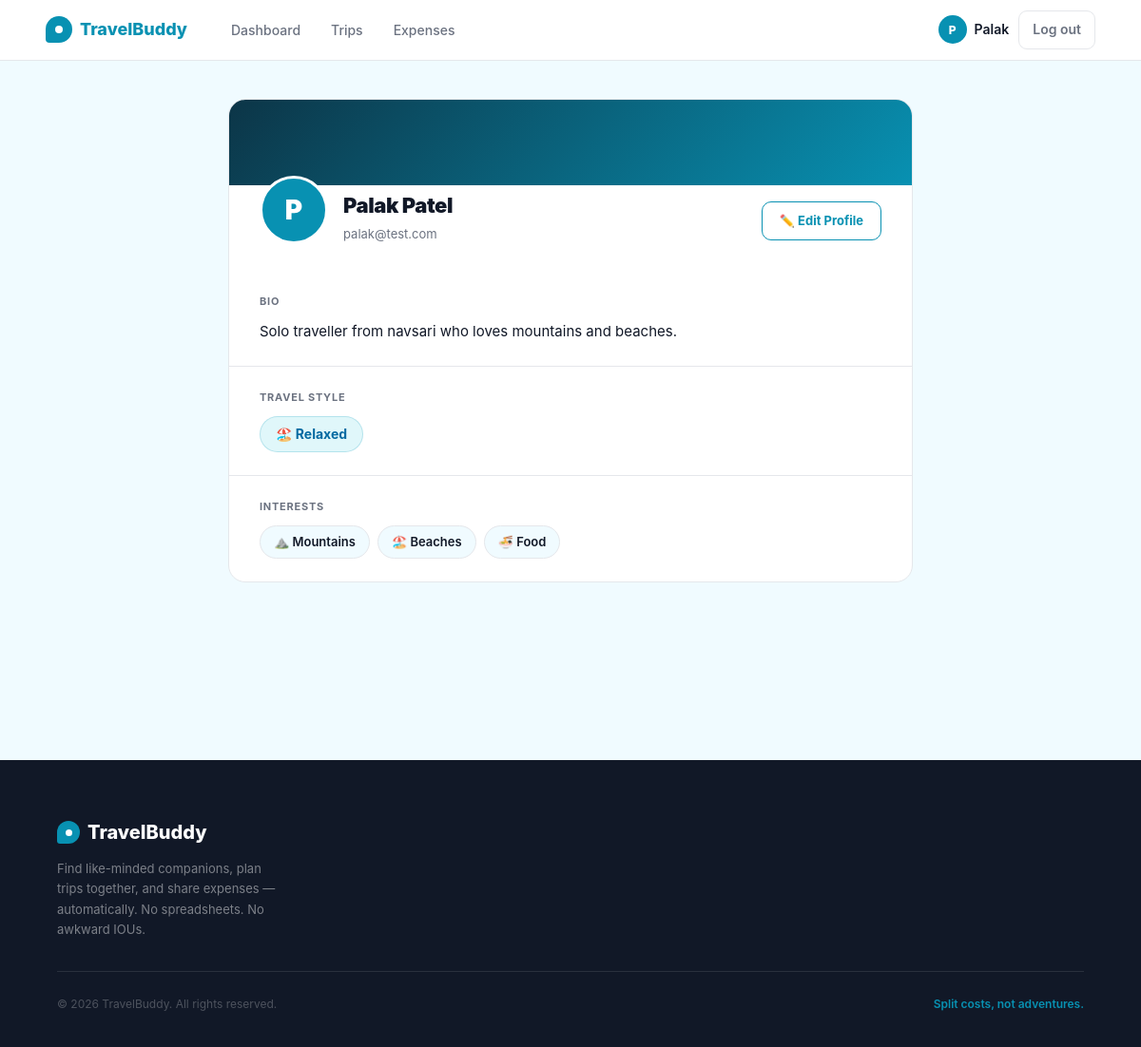
Screenshot of /profile (signed in) with the database file from the repository.
### app/models.py (models this page shows, shortened)
class User(db.Model, UserMixin):
    __tablename__ = 'users'
    id             = db.Column(db.Integer, primary_key=True)
    name           = db.Column(db.String(100), nullable=False)
    email          = db.Column(db.String(150), unique=True, nullable=False)
    password_hash  = db.Column(db.String(255), nullable=False)
    travel_style   = db.Column(db.String(50), default='flexible')
    bio            = db.Column(db.Text, default='')
    interests      = db.Column(db.String(255), default='')
    phone          = db.Column(db.String(20), default='')
    created_at     = db.Column(db.DateTime, default=lambda: datetime.now(timezone.utc))
    def interests_list(self):
        return [i.strip() for i in self.interests.split(',') if i.strip()] if self.interests else []
    owned_trips    = db.relationship('Trip', back_populates='owner', lazy='dynamic')
    memberships    = db.relationship('TripMember', back_populates='user', lazy='dynamic')
    expenses_paid  = db.relationship('Expense', back_populates='paid_by', lazy='dynamic')

### app/profile/routes.py (the view)
@profile.route('/profile')
@login_required
def view():
    return render_template('profile/view.html')

### app/models.py (called while the page is built)
@login_manager.user_loader
def load_user(user_id):
    return db.session.get(User, int(user_id))

### app/templates/profile/view.html (shortened to what this page needs)
{% extends "base.html" %}
{% block content %}
<div class="profile-page">
  <div class="profile-inner">
    <div class="profile-card">
      <div class="profile-cover"></div>
      <div class="profile-identity">
        <div style="display:flex;align-items:flex-end;gap:16px;flex-wrap:wrap;">
          <div class="profile-avatar">{{ current_user.name[0].upper() }}</div>
          <div class="profile-name-block">
            <div class="profile-name">{{ current_user.name }}</div>
            <div class="profile-email">{{ current_user.email }}</div>
          </div>
        </div>
        <a href="{{ url_for('profile.edit') }}" class="btn-edit">✏️ Edit Profile</a>
      </div>
      <div class="profile-section">
        <div class="section-label">Bio</div>
        {% if current_user.bio %}
          <p class="bio-text">{{ current_user.bio }}</p>
        {% else %}
          <p class="bio-empty">No bio yet. <a href="{{ url_for('profile.edit') }}" style="color:var(--green);font-weight:600;">Add one →</a></p>
        {% endif %}
      </div>
      <div class="profile-section">
        <div class="section-label">Travel Style</div>
        {% set style_icons = {
          'adventurous': '🧗',
          'relaxed':     '🏖️',
          'budget':      '💰',
          'flexible':    '🌀'
        } %}
        <span class="style-badge">
          {{ style_icons.get(current_user.travel_style, '🌀') }}
          {{ current_user.travel_style | capitalize }}
        </span>
      </div>
      <div class="profile-section">
        <div class="section-label">Interests</div>
        {% set interest_icons = {
          'Mountains':  '⛰️',
          'Beaches':    '🏖️',
          'Heritage':   '🏛️',
          'Food':       '🍜',
          'Wildlife':   '🐯',
          'Road Trips': '🚗'
        } %}
        {% if current_user.interests_list() %}
          <div class="interests-list">
            {% for interest in current_user.interests_list() %}
              <span class="interest-tag">
                {{ interest_icons.get(interest, '✨') }} {{ interest }}
              </span>
            {% endfor %}
          </div>
        {% else %}
          <p class="no-interests">No interests added yet. <a href="{{ url_for('profile.edit') }}" style="color:var(--green);font-weight:600;">Add some →</a></p>
        {% endif %}
      </div>
    </div>
  </div>
</div>
{% endblock %}

### app/templates/base.html (shortened to what this page needs)
<!DOCTYPE html>
<html lang="en">
<head>
</head>
<body>
<nav>
  <a href="{{ url_for('main.home') }}" class="logo">
    <div class="logo-icon"></div>
    TravelBuddy
  </a>
  {% if current_user.is_authenticated %}
    <ul class="nav-links">
      <li><a href="{{ url_for('dashboard.index') }}" {% if request.endpoint == 'dashboard.index' %}class="active"{% endif %}>Dashboard</a></li>
      <li><a href="{{ url_for('trips.index') }}" {% if request.endpoint and request.endpoint.startswith('trips.') %}class="active"{% endif %}>Trips</a></li>
      <li><a href="{{ url_for('expenses.my_expenses') }}" {% if request.endpoint == 'expenses.my_expenses' %}class="active"{% endif %}>Expenses</a></li>
    </ul>
    <div class="nav-right">
      <div class="nav-user">
        <div class="nav-avatar">{{ current_user.name[0].upper() }}</div>
        <a href="{{ url_for('profile.view') }}" style="color:inherit;">{{ current_user.name.split()[0] }}</a>
      </div>
      <a href="{{ url_for('auth.logout') }}" class="btn-logout">Log out</a>
    </div>
  {% endif %}
</nav>
{% block content %}{% endblock %}
<footer>
  <div class="footer-inner">
    <div class="footer-top">
      <div class="footer-brand">
        <div class="footer-logo">
          <div class="footer-logo-icon"></div>
          TravelBuddy
        </div>
        <p>Find like-minded companions, plan trips together, and share expenses — automatically. No spreadsheets. No awkward IOUs.</p>
      </div>
    </div>
    <div class="footer-bottom">
      <p class="footer-copy">© 2026 TravelBuddy. All rights reserved.</p>
      <p class="footer-tagline-bottom">Split costs, not adventures.</p>
    </div>
  </div>
</footer>
</body>
</html>

### rows the page displays
User: name "P", name "Palak", name "Palak Patel", email "palak@test.com", bio "Solo traveller from navsari who loves mountains and beaches.", get "🏖️", travel_style "Relaxed"

### other values shown
{{ interest_icons.get(interest, '✨') }} "⛰️" "🏖️" "🍜"
{{ interest }} "Mountains" "Beaches" "Food"
